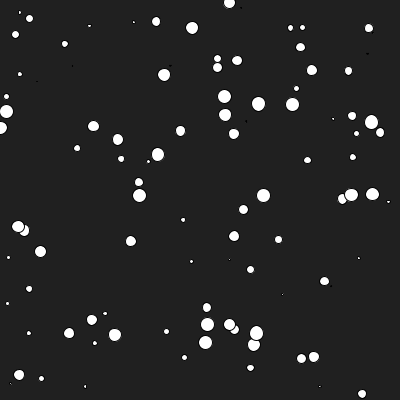
Frame 1 (no input)
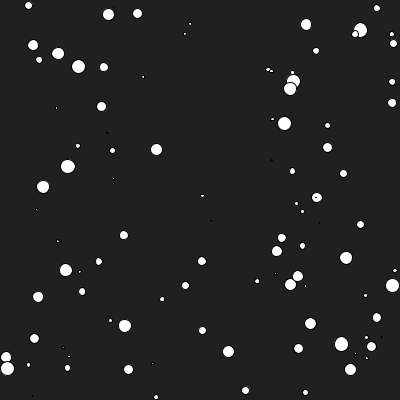
Frame 60 (the mouse pressed at the canvas centre just before this capture)
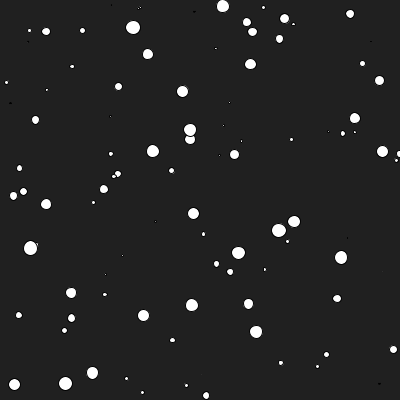
Frame 120 (the mouse held since frame 60 and released just before this capture)

The Processing sketch that drew these frames (run headless with seeded random() and noise(); from frame 60 on, the mouse is pressed at the canvas centre):

// Processing sketch: build
// ── build.pde
/* 

Aprendiendo Processing - Estructura Clase

- 

José Vicente Araújo
http://dunadigital.com 
svcnt@dunadigital.com
junio 2015
Processing 2.2.1

*/

//VARIABLES GLOBALES
color co;
Punto puntos;

//SETUP
void setup(){
  size(400,400);
  background(#202020);
  colorMode(HSB);
}

//LOOP
void draw(){
  background(#202020);
  for (int i = 0; i < 100; ++i) {
  	puntos = new Punto(random(width), random(height), random(15));
  	puntos.forma();
  	puntos.mover();
  }
}

//CLASE
class Punto {
  //Declaramos la clase 'Punto' con cuatro propiedades
  float x; //Coord x
  float y; //Coord Y
  float dif; //Diferencia (tamaño, movimiento)
 
//CONSTRUCTOR
  Punto(float punto_x, float punto_y, float punto_dif) {
    //Creamos un constructor con el mismo nombre de la clase y le pasamos sus parámetros
    x = punto_x;
    y = punto_y;
    dif = punto_dif;
  }
//MÉTODOS 
  void forma() {
    //Creamos un método 'forma' para mostrar los objetos 'Punto'.
    ellipse(x, y, dif, dif);
  }

  void mover(){
  	//Creamos un método 'mover' para mostrar los objetos 'Punto'.

  	x = x + sin(frameCount*0.0005*dif);
  	y = y + cos(frameCount*0.0005*dif);

  	if (x<0) {x=width;} else 
  	if (x>width) {x=0;} else 
  	if (y<0) {y=height;} else 
  	if (y>height) {y=0;}
  		
  	}
  }
